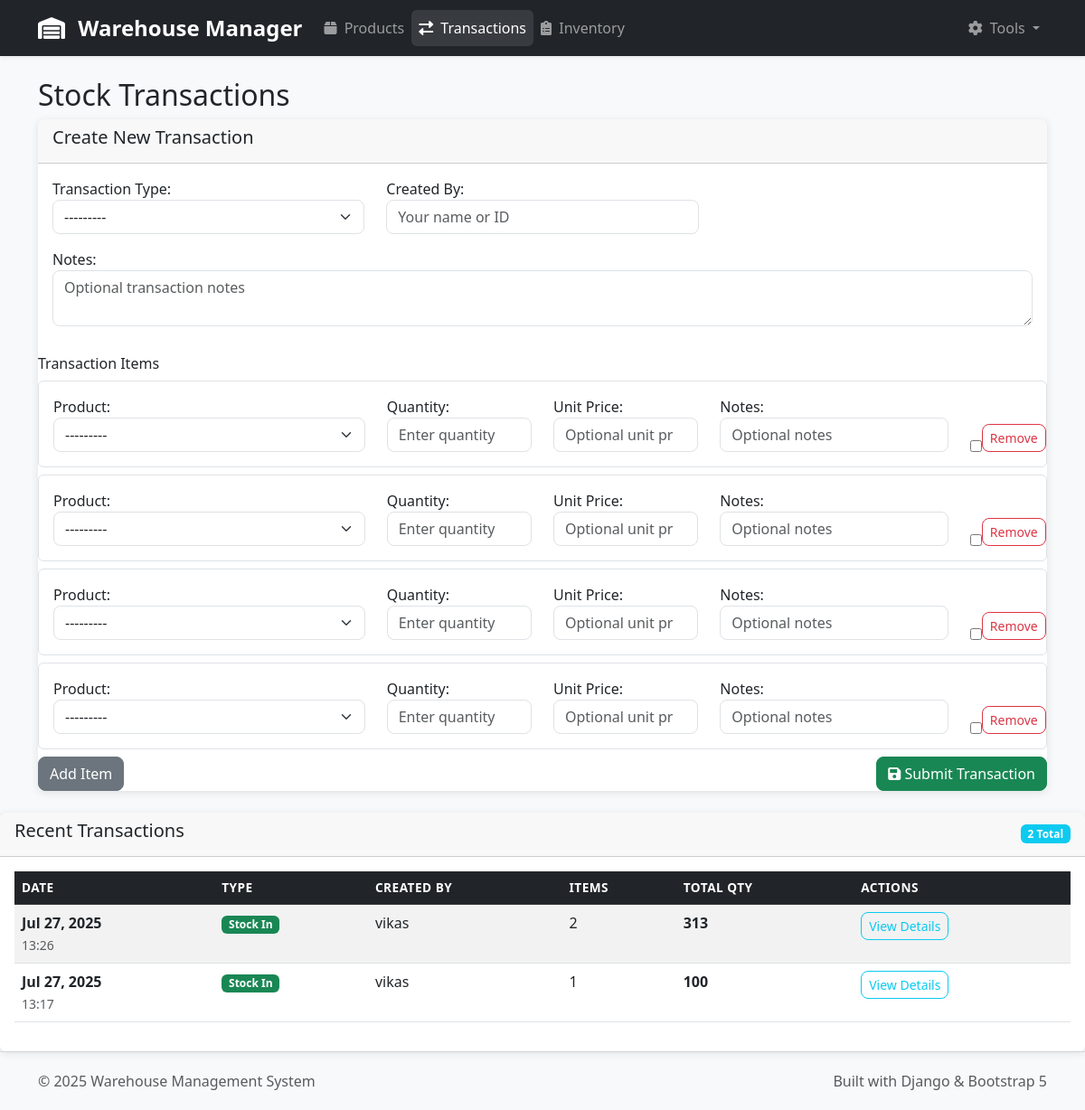
Screenshot of /transactions/ with the database file from the repository.
### stock_management/models.py (models this page shows, shortened)
class StockTrans(models.Model):
    TRANSACTION_TYPES = [
        ("IN", "Stock In"),
        ("OUT", "Stock Out")
    ]
    transaction_type = models.CharField(
        max_length=3,
        choices=TRANSACTION_TYPES,
        help_text="Select transaction type"
    )
    created_at = models.DateTimeField(auto_now_add=True)
    notes = models.TextField(blank=True, help_text="Optional transaction notes")
    created_by = models.CharField(max_length=100, blank=True, help_text="Who created this transaction")
    class Meta:
        verbose_name = "Stock Transaction"
        verbose_name_plural = "Stock Transactions"
        ordering = ['-created_at']
    def get_total_items(self):
        return self.stockdetail_set.count()
    def get_total_quantity(self):
        return sum(detail.quantity for detail in self.stockdetail_set.all())

class StockDetail(models.Model):
    product = models.ForeignKey(ProdMast, on_delete=models.CASCADE)
    transaction = models.ForeignKey(StockTrans, on_delete=models.CASCADE)
    quantity = models.IntegerField(
        validators=[MinValueValidator(1, message="Quantity must be at least 1")]
    )
    unit_price = models.DecimalField(
        max_digits=10,
        decimal_places=2,
        null=True,
        blank=True,
        validators=[MinValueValidator(0, message="Price cannot be negative")]
    )
    notes = models.CharField(max_length=255, blank=True)
    class Meta:
        verbose_name = "Stock Detail"
        verbose_name_plural = "Stock Details"
        unique_together = ['product', 'transaction']  # Prevent duplicate product in same transaction

### stock_management/views.py (the view)
# urls.py: path('transactions/', views.transaction_list, name="transaction_list"),
def transaction_list(request):
    if request.method == "POST":
        transaction_form = StockTransForm(request.POST)
        detail_formset = StockDetailFormSet(request.POST)
        if transaction_form.is_valid() and detail_formset.is_valid():
            try:
                with transaction.atomic():  # Ensure data consistency
                    stock_transaction = transaction_form.save()
                    products_in_transaction = set()
                    if stock_transaction.transaction_type == 'OUT':
                        for detail_form in detail_formset:
                            if detail_form.cleaned_data and not detail_form.cleaned_data.get('DELETE', False):
                                product = detail_form.cleaned_data['product']
                                quantity = detail_form.cleaned_data['quantity']
                                if product in products_in_transaction:
                                    messages.error(request, f'Duplicate product "{product.prod_name}" in transaction.')
                                    raise ValidationError("Duplicate products not allowed")
                                products_in_transaction.add(product)
                                detail = detail_form.save(commit=False)
                                detail.transaction = stock_transaction
                                detail.validate_stock_availability(stock_transaction.transaction_type)
                    else:
                        for detail_form in detail_formset:
                            if detail_form.cleaned_data and not detail_form.cleaned_data.get('DELETE', False):
                                product = detail_form.cleaned_data['product']
                                if product in products_in_transaction:
                                    messages.error(request, f'Duplicate product "{product.prod_name}" in transaction.')
                                    raise ValidationError("Duplicate products not allowed")
                                products_in_transaction.add(product)
                    for detail_form in detail_formset:
                        if detail_form.cleaned_data and not detail_form.cleaned_data.get('DELETE', False):
                            detail = detail_form.save(commit=False)
                            detail.transaction = stock_transaction
                            detail.save()
                    if not products_in_transaction:
                        messages.error(request, 'Transaction must contain at least one product.')
                        raise ValidationError("Empty transaction")
                    messages.success(
                        request,
                        f'{stock_transaction.get_transaction_type_display()} transaction created successfully with {len(products_in_transaction)} items!'
                    )
                    return redirect('transaction_list')
            except ValidationError as e:
                messages.error(request, f'Validation error: {str(e)}')
            except Exception as e:
                messages.error(request, f'Error creating transaction: {str(e)}')
        else:
            messages.error(request, 'Please correct the errors in the form.')
    else:
        transaction_form = StockTransForm()
        detail_formset = StockDetailFormSet()
    transactions = StockTrans.objects.all().prefetch_related('stockdetail_set__product').order_by('-created_at')
    return render(request, 'stock_management/transactions.html', {
        'transaction_form': transaction_form,
        'detail_forms': detail_formset,
        'transactions': transactions
    })

### stock_management/forms.py
class StockTransForm(forms.ModelForm):
    class Meta:
        model = StockTrans
        fields = ['transaction_type', 'notes', 'created_by']
        widgets = {
            'transaction_type': forms.Select(attrs={
                'class': 'form-select',
                'required': True
            }),
            'notes': forms.Textarea(attrs={
                'class': 'form-control',
                'rows': 2,
                'placeholder': 'Optional transaction notes'
            }),
            'created_by': forms.TextInput(attrs={
                'class': 'form-control',
                'placeholder': 'Your name or ID'
            })
        }
        labels = {
            'transaction_type': 'Transaction Type',
            'notes': 'Notes',
            'created_by': 'Created By'
        }

### stock_management/models.py (called while the page is built)
    def __str__(self):
        return self.prod_name

### stock_management/templates/stock_management/transactions.html (shortened to what this page needs)
{% extends 'stock_management/index.html' %}
{% block content %}
<h2>Stock Transactions</h2>
<div class="card mb-4">
    <div class="card-header">
        <h5>Create New Transaction</h5>
    </div>
    <div class="card-body">
        <form method="post" id="transactionForm">
            <div class="row mb-3">
                <div class="col-md-4">
                    {{ transaction_form.transaction_type.label_tag }}
                    {{ transaction_form.transaction_type }}
                </div>
                <div class="col-md-4">
                    {{ transaction_form.created_by.label_tag }}
                    {{ transaction_form.created_by }}
                </div>
            </div>
            <div class="mb-3">
                {{ transaction_form.notes.label_tag }}
                {{ transaction_form.notes }}
                </div>
            </div>
            <h6>Transaction Items</h6>
            <div id="formset-container">
                {% for form in detail_forms %}
                    <div class="formset-form border rounded p-3 mb-2">
                        <div class="row">
                            <div class="col-md-4">
                                {{ form.product.label_tag }}
                                {{ form.product }}
                            </div>
                            <div class="col-md-2">
                                {{ form.quantity.label_tag }}
                                {{ form.quantity }}
                            </div>
                            <div class="col-md-2">
                                {{ form.unit_price.label_tag }}
                                {{ form.unit_price }}
                            </div>
                            <div class="col-md-3">
                                {{ form.notes.label_tag }}
                                {{ form.notes }}
                            </div>
                            <div class="col-md-1 d-flex align-items-end">
                                {% if form.DELETE %}
                                    {{ form.DELETE }}
                                    <label for="{{ form.DELETE.id_for_label }}" class="btn btn-sm btn-outline-danger">Remove</label>
                                {% endif %}
                            </div>
                        </div>
                    </div>
                {% endfor %}
            </div>
            <div class="d-flex justify-content-between">
                <button type="button" class="btn btn-secondary" onclick="addForm()">Add Item</button>
                <button type="submit" class="btn btn-success">
                    <i class="fas fa-save"></i> Submit Transaction
                </button>
            </div>
    </div>
</div>
<div class="card">
    <div class="card-header d-flex justify-content-between align-items-center">
        <h5>Recent Transactions</h5>
        <span class="badge bg-info">{{ transactions.count }} Total</span>
    </div>
    <div class="card-body">
        {% if transactions %}
            <div class="table-responsive">
                <table class="table table-striped table-hover">
                    <thead class="table-dark">
                        <tr>
                            <th>Date</th>
                            <th>Type</th>
                            <th>Created By</th>
                            <th>Items</th>
                            <th>Total Qty</th>
                            <th>Actions</th>
                        </tr>
                    </thead>
                    <tbody>
                        {% for tx in transactions %}
                        <tr>
                            <td>
                                <strong>{{ tx.created_at|date:"M d, Y" }}</strong><br>
                                <small class="text-muted">{{ tx.created_at|time:"H:i" }}</small>
                            </td>
                            <td>
                                {% if tx.transaction_type == 'IN' %}
                                    <span class="badge bg-success">{{ tx.get_transaction_type_display }}</span>
                                {% else %}
                                    <span class="badge bg-warning">{{ tx.get_transaction_type_display }}</span>
                                {% endif %}
                            </td>
                            <td>
                                {% if tx.created_by %}
                                    {{ tx.created_by }}
                                {% else %}
                                    <em class="text-muted">Unknown</em>
                                {% endif %}
                            </td>
                            <td>{{ tx.get_total_items }}</td>
                            <td><strong>{{ tx.get_total_quantity }}</strong></td>
                            <td>
                                <a href="{% url 'transaction_detail' tx.id %}" class="btn btn-sm btn-outline-info">View Details</a>
                            </td>
                        </tr>
                        {% endfor %}
                    </tbody>
                </table>
            </div>
        {% else %}
            <div class="text-center py-4">
                <p class="text-muted">No transactions found. Create your first transaction above.</p>
            </div>
        {% endif %}
    </div>
</div>
{% endblock %}

### stock_management/templates/stock_management/index.html (shortened to what this page needs)
<!DOCTYPE html>
<html lang="en">
<head>
    <link href="https://cdn.jsdelivr.net/npm/bootstrap@5.3.0/dist/css/bootstrap.min.css" rel="stylesheet">
    <link href="https://cdnjs.cloudflare.com/ajax/libs/font-awesome/6.0.0/css/all.min.css" rel="stylesheet">
</head>
<body class="bg-light">
    <nav class="navbar navbar-expand-lg navbar-dark bg-dark shadow-sm">
        <div class="container">
            <a class="navbar-brand" href="{% url 'product_list' %}">
                <i class="fas fa-warehouse me-2"></i>
                Warehouse Manager
            </a>
            <div class="collapse navbar-collapse" id="navbarNav">
                <ul class="navbar-nav me-auto">
                    <li class="nav-item">
                        <a class="nav-link {% if request.resolver_match.url_name == 'product_list' %}active{% endif %}"
                           href="{% url 'product_list' %}">
                            <i class="fas fa-box me-1"></i>
                            Products
                        </a>
                    </li>
                    <li class="nav-item">
                        <a class="nav-link {% if request.resolver_match.url_name == 'transaction_list' %}active{% endif %}"
                           href="{% url 'transaction_list' %}">
                            <i class="fas fa-exchange-alt me-1"></i>
                            Transactions
                        </a>
                    </li>
                    <li class="nav-item">
                        <a class="nav-link {% if request.resolver_match.url_name == 'inventory_view' %}active{% endif %}"
                           href="{% url 'inventory_view' %}">
                            <i class="fas fa-clipboard-list me-1"></i>
                            Inventory
                        </a>
                    </li>
                </ul>
                <ul class="navbar-nav">
                    <li class="nav-item dropdown">
                        <a class="nav-link dropdown-toggle" href="#" id="navbarDropdown" role="button"
                           data-bs-toggle="dropdown">
                            <i class="fas fa-cog me-1"></i>
                            Tools
                        </a>
                    </li>
                </ul>
            </div>
        </div>
    </nav>
    <div class="container mt-4">
        {% block content %}{% endblock %}
    <footer class="footer mt-auto">
        <div class="container">
            <div class="row">
                <div class="col-md-6">
                    <p class="text-muted mb-0">
                        &copy; 2025 Warehouse Management System
                    </p>
                </div>
                <div class="col-md-6 text-end">
                    <p class="text-muted mb-0">
                        Built with Django & Bootstrap 5
                    </p>
                </div>
            </div>
        </div>
    </footer>
</body>
</html>

### stock_management/templates/stock_management/index.html (style rules this page uses)
.navbar-brand { font-weight: bold; font-size: 1.5rem; }
.nav-link { font-weight: 500; transition: all 0.3s ease; }
.card { border: none; box-shadow: 0 2px 10px rgba(0,0,0,0.1); transition: transform 0.3s ease; }
.table th { border-top: none; font-weight: 600; text-transform: uppercase; font-size: 0.85rem; letter-spacing: 0.5px; }
.btn { border-radius: 8px; font-weight: 500; }
.badge { font-size: 0.75em; }
.form-control, .form-select { border-radius: 8px; border: 1px solid #dee2e6; }
.footer { background-color: #f8f9fa; padding: 20px 0; margin-top: 50px; border-top: 1px solid #dee2e6; }
.navbar-nav .nav-link.active { background-color: rgba(255,255,255,0.1); border-radius: 6px; }

### rows the page displays
StockTrans: created_at "Jul 27, 2025", created_at "13:26", transaction_type "Stock In", created_by "vikas", get_total_items "2", get_total_quantity "313"
StockTrans: created_at "Jul 27, 2025", created_at "13:17", transaction_type "Stock In", created_by "vikas", get_total_items "1", get_total_quantity "100"

### other values shown
{{ transaction_form.transaction_type.label_tag }} "Transaction Type:"
{{ transaction_form.created_by.label_tag }} "Created By:"
{{ transaction_form.notes.label_tag }} "Notes:"
{{ transactions.count }} "2"
